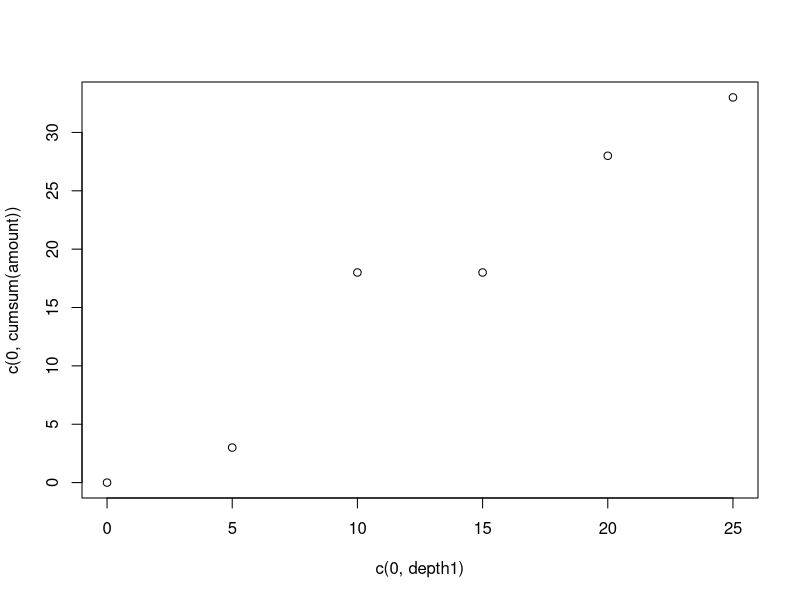

Write the R code that produced this figure. (Note: this script raises an error after producing the figure.)
library(tidyverse)

depth0 <- c( 0, 5, 10, 15, 20 )
depth1 <- c( 5, 10, 15, 20, 25 )
amount <- c( 3, 15, 0, 10, 5)
bulk.density <- c( 100, 75, 82, 150, 90 )

cum.amount <- cumsum(amount)

plot(c(0,depth1), c(0,cumsum(amount)))

get.height <- Vectorize(function( depth0, depth1, amount, goal ){
  A <- cumsum(amount)
  goal.lwr <- goal - 5
  if( all( A < goal.lwr | goal == 0)){    # if the core isn't deep enough to reach the desired quantity of ash - 5
    return(NA)
  }
  # calc height of core to goal ash content
  if ( any(A > goal)) { # deal with the situations in which the core reaches the total desired quantity of ash
    index.upr <- min( which( A >= goal ) ) # layer where we reach the desired quantity of ash
    start.ash <- A[index.upr] - amount[index.upr] # cumulative amount of ash to the layer below the layer where the goal is met
    need <- goal - start.ash # how much of the layer where the goal is met that is needed
    height <- (depth1[index.upr] - depth0[index.upr]) * (need / amount[index.upr]) # height of the layer where the goal is met that is needed
    tot.height <- depth0[index.upr] + height # add the core height to layer below layer where goal is met to the amount of current layer that is needed
  } else { # extrapolate depth for the situations in which we have passed the desired quantity of ash -5, but never reached the desired quantity of ash
    index.upr <- max( which( A >= goal.lwr) )
    layer.height <- depth1[index.upr] - depth0[index.upr]
    need <- goal - A[index.upr]
    height <- layer.height * (need/ amount[index.upr])
    tot.height <- depth1[index.upr] + height
  }
  
  return(tot.height)
}, 'goal')

avg.soil.prop <- Vectorize(function( depth0, depth1, amount, soil.prop, goal ){
  A <- cumsum(amount)
  goal.lwr <- goal - 5
  if( all( A < goal.lwr | goal == 0)){    # if the core isn't deep enough to reach the desired quantity of ash
    return(NA)
  }
 
  # calc avg bulk density of core between last and current goals
  if ( any( A > goal)) {
    index.lwr <- min(which(A > goal.lwr)) # layer where we reach the quantity of ash that we are starting from
    index.upr <- min(which(A >= goal)) # layer where we reach the desired quantity of ash
    start.ash <- A[index.upr] - amount[index.upr] # cumulative amount of ash to the layer below the layer where the goal is met
    need <- goal - start.ash # amount of ash of the layer where the goal is met that is needed
    prior.prop <- soil.prop[index.lwr:index.upr]
    weights <- amount[index.lwr:index.upr]
    if(length(prior.prop) == 1) {
      weights <- c(5)
    } else {
      weights[1] <- (A[index.lwr] - goal.lwr)
      weights[length(weights)] <- need
    }
    prop <- sum(prior.prop * weights) / 5
  } else {
    index.lwr <- min(which(A > goal.lwr)) # layer where we reach the quantity of ash that we are starting from
    index.upr <- max( which( A >= goal.lwr) ) # last layer we have
    need <- goal - A[index.upr] + amount[index.upr]
    prior.prop <- soil.prop[index.lwr:index.upr]
    weights <- amount[index.lwr:index.upr]
    if(length(prior.prop) == 1) {
      weights <- c(5)
    } else {
      weights[1] <- (A[index.lwr] - goal.lwr)
      weights[length(weights)] <- need
    }
    prop <- sum(prior.prop * weights) / 5
  }
  
  return(prop)
}, 'goal')

get.height <- Vectorize(function( depth0, depth1, amount, goal ){
  A <- cumsum(amount)
  if( all( A < goal | goal == 0)){    # if the core isn't deep enough to reach the desired quantity of ash - 5
    return(NA)
  }
  # calc height of core to goal ash content
  index.upr <- min( which( A >= goal ) ) # layer where we reach the desired quantity of ash
  start.ash <- A[index.upr] - amount[index.upr] # cumulative amount of ash to the layer below the layer where the goal is met
  need <- goal - start.ash # how much of the layer where the goal is met that is needed
  height <- (depth1[index.upr] - depth0[index.upr]) * (need / amount[index.upr]) # height of the layer where the goal is met that is needed
  tot.height <- depth0[index.upr] + height # add the core height to layer below layer where goal is met to the amount of current layer that is needed
  
  return(tot.height)
}, 'goal')

avg.soil.prop <- Vectorize(function( depth0, depth1, amount, soil.prop, goal ){
  A <- cumsum(amount)
  goal.lwr <- goal - 5
  if( all( A < goal | goal == 0)){    # if the core isn't deep enough to reach the desired quantity of ash
    return(NA)
  }
  
  # calc avg bulk density of core between last and current goals
  index.lwr <- min(which(A > goal.lwr)) # layer where we reach the quantity of ash that we are starting from
  index.upr <- min(which(A >= goal)) # layer where we reach the desired quantity of ash
  start.ash <- A[index.upr] - amount[index.upr] # cumulative amount of ash to the layer below the layer where the goal is met
  need <- goal - start.ash # amount of ash of the layer where the goal is met that is needed
  prior.prop <- soil.prop[index.lwr:index.upr]
  weights <- amount[index.lwr:index.upr]
  if(length(prior.prop) == 1) {
    weights <- c(5)
  } else {
    weights[1] <- (A[index.lwr] - goal.lwr)
    weights[length(weights)] <- need
  }
  prop <- sum(prior.prop * weights) / 5
  
  return(prop)
}, 'goal')

f(depth0, depth1, amount, goal=1)
f(depth0, depth1, amount, goal=3)
f(depth0, depth1, amount, goal=8)
f(depth0, depth1, amount, goal=800)

f(depth0, depth1, amount, goal=c(5, 10, 15, 20, 25, 30), bulk.density)



depth0 <- c( 0, 5, 10, 15, 20, 0, 5, 10, 15, 20 )
depth1 <- c( 5, 10, 15, 20, 25, 5, 10, 15, 20, 25 )
amount <- c( 3, 15, 0, 10, 5, 6, 20, 30, 30, 10 )
bulk.density <- c( 3, 15, 0, 10, 5, 6, 20, 30, 30, 10 )
core <- c(1, 1, 1, 1, 1, 2, 2, 2, 2, 2)
data <- data.frame( depth0 = depth0, depth1=depth1, amount=amount, core=core, bulk.density = bulk.density)

goal <- seq(5,100,5)

data

test <- data %>% group_by(core) %>%
  do({ data.frame( depth=get.height(.$depth0, .$depth1, .$amount, goal=goal)) })

test <- data %>% group_by(core) %>%
  do({ data.frame( bd=avg.soil.prop(.$depth0, .$depth1, .$amount, .$bulk.density, goal=goal)) })

# test <- data %>% group_by(core) %>%
#   do({ data.frame( depth=get.height(.$depth0, .$depth1, .$amount, goal=goal),
#                    bulk.density = avg.soil.prop(.$depth0, .$depth1, .$amount, .$bulk.density, goal=goal)) })
